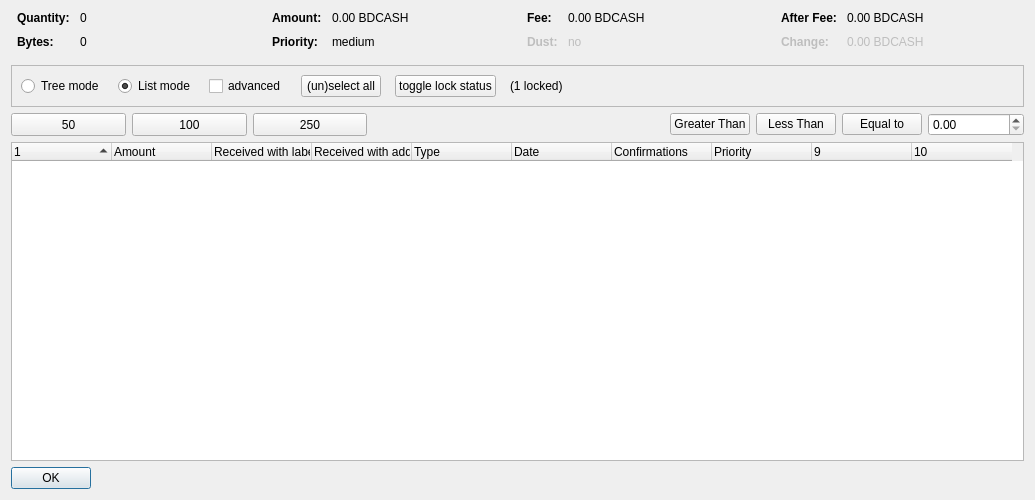
<?xml version="1.0" encoding="UTF-8"?>
<ui version="4.0">
 <class>CoinControlDialog</class>
 <widget class="QDialog" name="CoinControlDialog">
  <property name="geometry">
   <rect>
    <x>0</x>
    <y>0</y>
    <width>1035</width>
    <height>500</height>
   </rect>
  </property>
  <property name="windowTitle">
   <string>Coin Selection</string>
  </property>
  <layout class="QVBoxLayout" name="verticalLayout">
   <item>
    <layout class="QHBoxLayout" name="horizontalLayoutTop" stretch="0,0,0,0">
     <property name="topMargin">
      <number>0</number>
     </property>
     <property name="bottomMargin">
      <number>10</number>
     </property>
     <item>
      <layout class="QFormLayout" name="formLayoutCoinControl1">
       <property name="horizontalSpacing">
        <number>10</number>
       </property>
       <property name="verticalSpacing">
        <number>10</number>
       </property>
       <property name="leftMargin">
        <number>6</number>
       </property>
       <property name="rightMargin">
        <number>6</number>
       </property>
       <item row="0" column="0">
        <widget class="QLabel" name="labelCoinControlQuantityText">
         <property name="font">
          <font>
           <weight>75</weight>
           <bold>true</bold>
          </font>
         </property>
         <property name="text">
          <string>Quantity:</string>
         </property>
        </widget>
       </item>
       <item row="0" column="1">
        <widget class="QLabel" name="labelCoinControlQuantity">
         <property name="cursor">
          <cursorShape>IBeamCursor</cursorShape>
         </property>
         <property name="contextMenuPolicy">
          <enum>Qt::ActionsContextMenu</enum>
         </property>
         <property name="text">
          <string notr="true">0</string>
         </property>
         <property name="textInteractionFlags">
          <set>Qt::LinksAccessibleByMouse|Qt::TextSelectableByKeyboard|Qt::TextSelectableByMouse</set>
         </property>
        </widget>
       </item>
       <item row="1" column="0">
        <widget class="QLabel" name="labelCoinControlBytesText">
         <property name="font">
          <font>
           <weight>75</weight>
           <bold>true</bold>
          </font>
         </property>
         <property name="text">
          <string>Bytes:</string>
         </property>
        </widget>
       </item>
       <item row="1" column="1">
        <widget class="QLabel" name="labelCoinControlBytes">
         <property name="cursor">
          <cursorShape>IBeamCursor</cursorShape>
         </property>
         <property name="contextMenuPolicy">
          <enum>Qt::ActionsContextMenu</enum>
         </property>
         <property name="text">
          <string notr="true">0</string>
         </property>
         <property name="textInteractionFlags">
          <set>Qt::LinksAccessibleByMouse|Qt::TextSelectableByKeyboard|Qt::TextSelectableByMouse</set>
         </property>
        </widget>
       </item>
      </layout>
     </item>
     <item>
      <layout class="QFormLayout" name="formLayoutCoinControl2">
       <property name="horizontalSpacing">
        <number>10</number>
       </property>
       <property name="verticalSpacing">
        <number>10</number>
       </property>
       <property name="leftMargin">
        <number>6</number>
       </property>
       <property name="rightMargin">
        <number>6</number>
       </property>
       <item row="0" column="0">
        <widget class="QLabel" name="labelCoinControlAmountText">
         <property name="font">
          <font>
           <weight>75</weight>
           <bold>true</bold>
          </font>
         </property>
         <property name="text">
          <string>Amount:</string>
         </property>
        </widget>
       </item>
       <item row="0" column="1">
        <widget class="QLabel" name="labelCoinControlAmount">
         <property name="cursor">
          <cursorShape>IBeamCursor</cursorShape>
         </property>
         <property name="contextMenuPolicy">
          <enum>Qt::ActionsContextMenu</enum>
         </property>
         <property name="text">
          <string notr="true">0.00 BDCASH</string>
         </property>
         <property name="textInteractionFlags">
          <set>Qt::LinksAccessibleByMouse|Qt::TextSelectableByKeyboard|Qt::TextSelectableByMouse</set>
         </property>
        </widget>
       </item>
       <item row="1" column="0">
        <widget class="QLabel" name="labelCoinControlPriorityText">
         <property name="font">
          <font>
           <weight>75</weight>
           <bold>true</bold>
          </font>
         </property>
         <property name="text">
          <string>Priority:</string>
         </property>
        </widget>
       </item>
       <item row="1" column="1">
        <widget class="QLabel" name="labelCoinControlPriority">
         <property name="cursor">
          <cursorShape>IBeamCursor</cursorShape>
         </property>
         <property name="contextMenuPolicy">
          <enum>Qt::ActionsContextMenu</enum>
         </property>
         <property name="text">
          <string>medium</string>
         </property>
         <property name="textInteractionFlags">
          <set>Qt::LinksAccessibleByMouse|Qt::TextSelectableByKeyboard|Qt::TextSelectableByMouse</set>
         </property>
        </widget>
       </item>
      </layout>
     </item>
     <item>
      <layout class="QFormLayout" name="formLayoutCoinControl3">
       <property name="horizontalSpacing">
        <number>10</number>
       </property>
       <property name="verticalSpacing">
        <number>10</number>
       </property>
       <property name="leftMargin">
        <number>6</number>
       </property>
       <property name="rightMargin">
        <number>6</number>
       </property>
       <item row="0" column="0">
        <widget class="QLabel" name="labelCoinControlFeeText">
         <property name="font">
          <font>
           <weight>75</weight>
           <bold>true</bold>
          </font>
         </property>
         <property name="text">
          <string>Fee:</string>
         </property>
        </widget>
       </item>
       <item row="0" column="1">
        <widget class="QLabel" name="labelCoinControlFee">
         <property name="cursor">
          <cursorShape>IBeamCursor</cursorShape>
         </property>
         <property name="contextMenuPolicy">
          <enum>Qt::ActionsContextMenu</enum>
         </property>
         <property name="text">
          <string notr="true">0.00 BDCASH</string>
         </property>
         <property name="textInteractionFlags">
          <set>Qt::LinksAccessibleByMouse|Qt::TextSelectableByKeyboard|Qt::TextSelectableByMouse</set>
         </property>
        </widget>
       </item>
       <item row="1" column="0">
        <widget class="QLabel" name="labelCoinControlLowOutputText">
         <property name="enabled">
          <bool>false</bool>
         </property>
         <property name="font">
          <font>
           <weight>75</weight>
           <bold>true</bold>
          </font>
         </property>
         <property name="text">
          <string>Dust:</string>
         </property>
        </widget>
       </item>
       <item row="1" column="1">
        <widget class="QLabel" name="labelCoinControlLowOutput">
         <property name="enabled">
          <bool>false</bool>
         </property>
         <property name="cursor">
          <cursorShape>IBeamCursor</cursorShape>
         </property>
         <property name="contextMenuPolicy">
          <enum>Qt::ActionsContextMenu</enum>
         </property>
         <property name="text">
          <string>no</string>
         </property>
         <property name="textInteractionFlags">
          <set>Qt::LinksAccessibleByMouse|Qt::TextSelectableByKeyboard|Qt::TextSelectableByMouse</set>
         </property>
        </widget>
       </item>
      </layout>
     </item>
     <item>
      <layout class="QFormLayout" name="formLayoutCoinControl4">
       <property name="horizontalSpacing">
        <number>10</number>
       </property>
       <property name="verticalSpacing">
        <number>10</number>
       </property>
       <property name="leftMargin">
        <number>6</number>
       </property>
       <property name="rightMargin">
        <number>6</number>
       </property>
       <item row="0" column="0">
        <widget class="QLabel" name="labelCoinControlAfterFeeText">
         <property name="font">
          <font>
           <weight>75</weight>
           <bold>true</bold>
          </font>
         </property>
         <property name="text">
          <string>After Fee:</string>
         </property>
        </widget>
       </item>
       <item row="0" column="1">
        <widget class="QLabel" name="labelCoinControlAfterFee">
         <property name="cursor">
          <cursorShape>IBeamCursor</cursorShape>
         </property>
         <property name="contextMenuPolicy">
          <enum>Qt::ActionsContextMenu</enum>
         </property>
         <property name="text">
          <string notr="true">0.00 BDCASH</string>
         </property>
         <property name="textInteractionFlags">
          <set>Qt::LinksAccessibleByMouse|Qt::TextSelectableByKeyboard|Qt::TextSelectableByMouse</set>
         </property>
        </widget>
       </item>
       <item row="1" column="0">
        <widget class="QLabel" name="labelCoinControlChangeText">
         <property name="enabled">
          <bool>false</bool>
         </property>
         <property name="font">
          <font>
           <weight>75</weight>
           <bold>true</bold>
          </font>
         </property>
         <property name="text">
          <string>Change:</string>
         </property>
        </widget>
       </item>
       <item row="1" column="1">
        <widget class="QLabel" name="labelCoinControlChange">
         <property name="enabled">
          <bool>false</bool>
         </property>
         <property name="cursor">
          <cursorShape>IBeamCursor</cursorShape>
         </property>
         <property name="contextMenuPolicy">
          <enum>Qt::ActionsContextMenu</enum>
         </property>
         <property name="text">
          <string notr="true">0.00 BDCASH</string>
         </property>
         <property name="textInteractionFlags">
          <set>Qt::LinksAccessibleByMouse|Qt::TextSelectableByKeyboard|Qt::TextSelectableByMouse</set>
         </property>
        </widget>
       </item>
      </layout>
     </item>
    </layout>
   </item>
   <item>
    <widget class="QFrame" name="frame">
     <property name="minimumSize">
      <size>
       <width>0</width>
       <height>40</height>
      </size>
     </property>
     <property name="frameShape">
      <enum>QFrame::StyledPanel</enum>
     </property>
     <property name="frameShadow">
      <enum>QFrame::Sunken</enum>
     </property>
     <layout class="QHBoxLayout" name="horizontalLayout">
      <item>
       <layout class="QHBoxLayout" name="horizontalLayoutPanel" stretch="0,0,0,0,0,0,0">
        <property name="spacing">
         <number>14</number>
        </property>
        <item>
         <widget class="QRadioButton" name="radioTreeMode">
          <property name="sizePolicy">
           <sizepolicy hsizetype="Maximum" vsizetype="Fixed">
            <horstretch>0</horstretch>
            <verstretch>0</verstretch>
           </sizepolicy>
          </property>
          <property name="text">
           <string>Tree mode</string>
          </property>
         </widget>
        </item>
        <item>
         <widget class="QRadioButton" name="radioListMode">
          <property name="sizePolicy">
           <sizepolicy hsizetype="Maximum" vsizetype="Fixed">
            <horstretch>0</horstretch>
            <verstretch>0</verstretch>
           </sizepolicy>
          </property>
          <property name="text">
           <string>List mode</string>
          </property>
          <property name="checked">
           <bool>true</bool>
          </property>
         </widget>
        </item>
        <item>
         <widget class="QCheckBox" name="advanced">
          <property name="minimumSize">
           <size>
            <width>70</width>
            <height>17</height>
           </size>
          </property>
          <property name="text">
           <string>advanced</string>
          </property>
         </widget>
        </item>
        <item>
         <widget class="QPushButton" name="pushButtonSelectAll">
          <property name="sizePolicy">
           <sizepolicy hsizetype="Maximum" vsizetype="Fixed">
            <horstretch>0</horstretch>
            <verstretch>0</verstretch>
           </sizepolicy>
          </property>
          <property name="text">
           <string>(un)select all</string>
          </property>
          <property name="autoDefault">
           <bool>false</bool>
          </property>
         </widget>
        </item>
        <item>
         <widget class="QPushButton" name="pushButtonToggleLock">
          <property name="sizePolicy">
           <sizepolicy hsizetype="Maximum" vsizetype="Fixed">
            <horstretch>0</horstretch>
            <verstretch>0</verstretch>
           </sizepolicy>
          </property>
          <property name="text">
           <string>toggle lock status</string>
          </property>
          <property name="autoDefault">
           <bool>false</bool>
          </property>
         </widget>
        </item>
        <item>
         <widget class="QLabel" name="labelLocked">
          <property name="text">
           <string>(1 locked)</string>
          </property>
         </widget>
        </item>
        <item>
         <spacer name="horizontalSpacer">
          <property name="orientation">
           <enum>Qt::Horizontal</enum>
          </property>
          <property name="sizeHint" stdset="0">
           <size>
            <width>40</width>
            <height>20</height>
           </size>
          </property>
         </spacer>
        </item>
       </layout>
      </item>
     </layout>
    </widget>
   </item>
   <item>
    <layout class="QHBoxLayout" name="horizontalLayout_3">
     <item>
      <widget class="QPushButton" name="select_50">
       <property name="minimumSize">
        <size>
         <width>115</width>
         <height>23</height>
        </size>
       </property>
       <property name="text">
        <string>50</string>
       </property>
      </widget>
     </item>
     <item>
      <widget class="QPushButton" name="select_100">
       <property name="minimumSize">
        <size>
         <width>115</width>
         <height>23</height>
        </size>
       </property>
       <property name="text">
        <string>100</string>
       </property>
      </widget>
     </item>
     <item>
      <widget class="QPushButton" name="select_250">
       <property name="minimumSize">
        <size>
         <width>114</width>
         <height>23</height>
        </size>
       </property>
       <property name="text">
        <string>250</string>
       </property>
      </widget>
     </item>
     <item>
      <spacer name="horizontalSpacer_2">
       <property name="orientation">
        <enum>Qt::Horizontal</enum>
       </property>
       <property name="sizeHint" stdset="0">
        <size>
         <width>40</width>
         <height>20</height>
        </size>
       </property>
      </spacer>
     </item>
     <item>
      <widget class="QPushButton" name="GreaterThan">
       <property name="text">
        <string>Greater Than</string>
       </property>
      </widget>
     </item>
     <item>
      <widget class="QPushButton" name="LessThan">
       <property name="text">
        <string>Less Than</string>
       </property>
      </widget>
     </item>
     <item>
      <widget class="QPushButton" name="EqualTo">
       <property name="text">
        <string>Equal to</string>
       </property>
      </widget>
     </item>
     <item>
      <widget class="QDoubleSpinBox" name="num_box">
       <property name="minimumSize">
        <size>
         <width>96</width>
         <height>20</height>
        </size>
       </property>
      </widget>
     </item>
    </layout>
   </item>
   <item>
    <layout class="QVBoxLayout" name="verticalLayout_2"/>
   </item>
   <item>
    <layout class="QHBoxLayout" name="horizontalLayout_2"/>
   </item>
   <item>
    <widget class="CoinControlTreeWidget" name="treeWidget">
     <property name="contextMenuPolicy">
      <enum>Qt::CustomContextMenu</enum>
     </property>
     <property name="sortingEnabled">
      <bool>false</bool>
     </property>
     <property name="columnCount">
      <number>10</number>
     </property>
     <attribute name="headerShowSortIndicator" stdset="0">
      <bool>true</bool>
     </attribute>
     <attribute name="headerStretchLastSection">
      <bool>false</bool>
     </attribute>
     <column>
      <property name="text">
       <string/>
      </property>
     </column>
     <column>
      <property name="text">
       <string>Amount</string>
      </property>
     </column>
     <column>
      <property name="text">
       <string>Received with label</string>
      </property>
     </column>
     <column>
      <property name="text">
       <string>Received with address</string>
      </property>
     </column>
     <column>
      <property name="text">
       <string>Type</string>
      </property>
     </column>
     <column>
      <property name="text">
       <string>Date</string>
      </property>
     </column>
     <column>
      <property name="text">
       <string>Confirmations</string>
      </property>
      <property name="toolTip">
       <string>Confirmed</string>
      </property>
     </column>
     <column>
      <property name="text">
       <string>Priority</string>
      </property>
     </column>
     <column>
      <property name="text">
       <string/>
      </property>
     </column>
     <column>
      <property name="text">
       <string/>
      </property>
     </column>
    </widget>
   </item>
   <item>
    <widget class="QDialogButtonBox" name="buttonBox">
     <property name="sizePolicy">
      <sizepolicy hsizetype="Maximum" vsizetype="Fixed">
       <horstretch>0</horstretch>
       <verstretch>0</verstretch>
      </sizepolicy>
     </property>
     <property name="orientation">
      <enum>Qt::Horizontal</enum>
     </property>
     <property name="standardButtons">
      <set>QDialogButtonBox::Ok</set>
     </property>
    </widget>
   </item>
  </layout>
 </widget>
 <customwidgets>
  <customwidget>
   <class>CoinControlTreeWidget</class>
   <extends>QTreeWidget</extends>
   <header>coincontroltreewidget.h</header>
  </customwidget>
 </customwidgets>
 <resources/>
 <connections/>
</ui>
